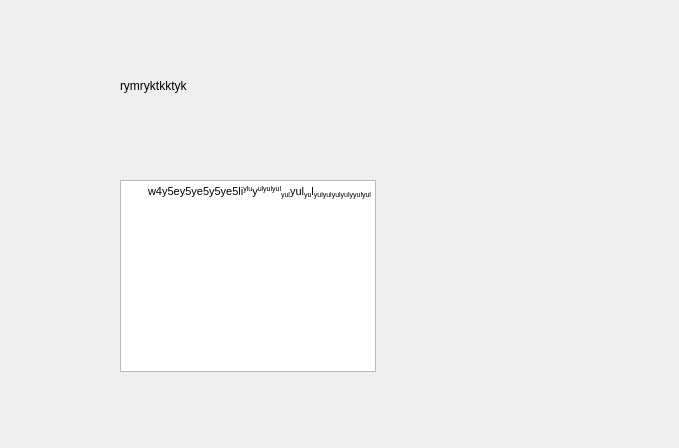
<?xml version="1.0" encoding="UTF-8"?>
<ui version="4.0">
 <class>Form</class>
 <widget class="QWidget" name="Form">
  <property name="geometry">
   <rect>
    <x>0</x>
    <y>0</y>
    <width>679</width>
    <height>448</height>
   </rect>
  </property>
  <property name="windowTitle">
   <string>Form</string>
  </property>
  <widget class="QLabel" name="label">
   <property name="geometry">
    <rect>
     <x>120</x>
     <y>20</y>
     <width>441</width>
     <height>131</height>
    </rect>
   </property>
   <property name="text">
    <string>rymryktkktyk</string>
   </property>
  </widget>
  <widget class="QTextBrowser" name="textBrowser">
   <property name="geometry">
    <rect>
     <x>120</x>
     <y>180</y>
     <width>256</width>
     <height>192</height>
    </rect>
   </property>
   <property name="html">
    <string>&lt;!DOCTYPE HTML PUBLIC &quot;-//W3C//DTD HTML 4.0//EN&quot; &quot;http://www.w3.org/TR/REC-html40/strict.dtd&quot;&gt;
&lt;html&gt;&lt;head&gt;&lt;meta name=&quot;qrichtext&quot; content=&quot;1&quot; /&gt;&lt;style type=&quot;text/css&quot;&gt;
p, li { white-space: pre-wrap; }
&lt;/style&gt;&lt;/head&gt;&lt;body style=&quot; font-family:'MS Shell Dlg 2'; font-size:8.25pt; font-weight:400; font-style:normal;&quot;&gt;
&lt;p align=&quot;right&quot; style=&quot; margin-top:0px; margin-bottom:0px; margin-left:0px; margin-right:0px; -qt-block-indent:0; text-indent:0px;&quot;&gt;w4y5ey5ye5y5ye5li&lt;span style=&quot; vertical-align:super;&quot;&gt;ylu&lt;/span&gt;y&lt;span style=&quot; vertical-align:super;&quot;&gt;ulyulyul&lt;/span&gt;&lt;span style=&quot; vertical-align:sub;&quot;&gt;yul&lt;/span&gt;yul&lt;span style=&quot; vertical-align:sub;&quot;&gt;yu&lt;/span&gt;l&lt;span style=&quot; vertical-align:sub;&quot;&gt;yulyulyulyulyyulyul&lt;/span&gt;&lt;/p&gt;&lt;/body&gt;&lt;/html&gt;</string>
   </property>
  </widget>
 </widget>
 <resources/>
 <connections/>
</ui>
